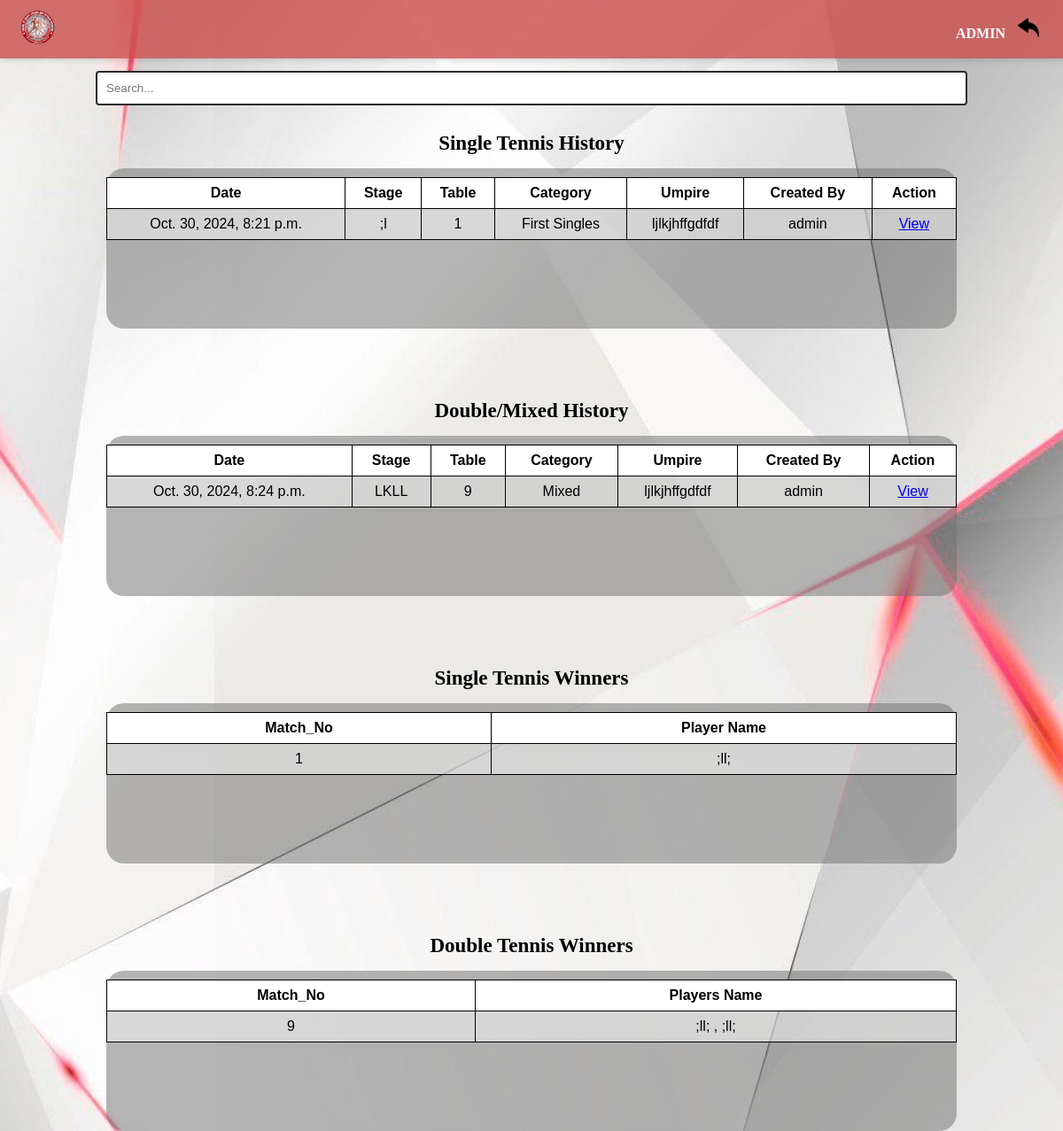
/tennis_history/ (signed in), run on the app's committed database.
### myapp/models.py (models this page shows, shortened)
class CustomUser(AbstractUser):
    SPORT_CHOICES = [
        ('arnis', 'Arnis'),
        ('volleyball', 'Volleyball'),
        ('table_tennis', 'Table Tennis'),
    ]
    userID = models.AutoField(primary_key=True)
    username = models.CharField(max_length=255, unique=True)
    password = models.CharField(max_length=255)  # This field will store hashed passwords
    sport = models.CharField(max_length=20, choices=SPORT_CHOICES, blank=True, null=True)
    is_superuser = models.BooleanField(blank=True, null=True)
    is_admin = models.BooleanField(blank=True, null=True)
    is_staff = models.BooleanField(blank=True, null=True)
    groups = models.ManyToManyField(
        Group,
        blank=True,
        related_name='customuser_set',
        verbose_name='groups'
    )
    user_permissions = models.ManyToManyField(
        Permission,
        blank=True,
        related_name='customuser_set',
        verbose_name='user permissions'
    )
    def __str__(self):
        return self.username

class SingleTennisMatch(models.Model):
    matchID = models.AutoField(primary_key=True)
    yearID = models.ForeignKey(SchoolYear, on_delete=models.CASCADE, null=True, blank=True)
    group = models.CharField(max_length=100, blank=True)
    table = models.CharField(max_length=100, blank=True)
    category = models.CharField(max_length=100, blank=True)
    match_no = models.IntegerField(blank=True, null=True)
    date = models.DateTimeField(blank=True, null=True)
    time = models.CharField(max_length=100, blank=True, null=True)
    stage = models.CharField(max_length=100, blank=True, null=True)
    player1_name = models.ForeignKey(TennisPlayers, related_name='player1', on_delete=models.CASCADE, blank=True, null=True)
    player2_name =models.ForeignKey(TennisPlayers, related_name='player2', on_delete=models.CASCADE, blank=True, null=True)
    player1_timeout = models.IntegerField(blank=True, null=True)
    player2_timeout = models.IntegerField(blank=True, null=True)
    winning_team = models.CharField(max_length=100, blank=True)
    losing_team = models.CharField(max_length=100, blank=True)
    coach1 = models.ForeignKey(TennisCoach, related_name='coach1', on_delete=models.CASCADE, blank=True, null=True)
    coach2 = models.ForeignKey(TennisCoach, related_name='coach2', on_delete=models.CASCADE, blank=True, null=True)
    umpire = models.ForeignKey(TennisUmpire, related_name='umpire', on_delete=models.CASCADE, blank=True, null=True)
    user = models.ForeignKey(CustomUser, on_delete=models.CASCADE)  # Store user reference

class TennisUmpire(models.Model):
    yearID = models.ForeignKey(SchoolYear, on_delete=models.CASCADE)
    umpireID = models.AutoField(primary_key=True)
    umpire_name = models.CharField(max_length=150)
    def __str__(self):
        return self.umpire_name

class DoubleTennisMatch(models.Model):
    matchID = models.AutoField(primary_key=True)
    yearID = models.ForeignKey(SchoolYear, on_delete=models.CASCADE, null=True, blank=True)
    group = models.CharField(max_length=100, blank=True)
    table = models.CharField(max_length=100, blank=True)
    category = models.CharField(max_length=100, blank=True)
    match_no = models.IntegerField(blank=True, null=True)
    date = models.DateTimeField(blank=True, null=True)
    time = models.CharField(max_length=100, blank=True, null=True)
    stage = models.CharField(max_length=100, blank=True, null=True)
    player1_name = models.ForeignKey(TennisPlayers, related_name='double_player1', on_delete=models.CASCADE, blank=True, null=True)
    player2_name =models.ForeignKey(TennisPlayers, related_name='double_player2', on_delete=models.CASCADE, blank=True, null=True)
    player3_name = models.ForeignKey(TennisPlayers, related_name='double_player3', on_delete=models.CASCADE, blank=True, null=True)
    player4_name =models.ForeignKey(TennisPlayers, related_name='double_player4', on_delete=models.CASCADE, blank=True, null=True)
    player1_timeout = models.IntegerField(blank=True, null=True)
    player2_timeout = models.IntegerField(blank=True, null=True)
    winning_team = models.CharField(max_length=100, blank=True)
    losing_team = models.CharField(max_length=100, blank=True)
    coach1 = models.ForeignKey(TennisCoach, related_name='doubles_coach1', on_delete=models.CASCADE, blank=True, null=True)
    coach2 = models.ForeignKey(TennisCoach, related_name='doubles_coach2', on_delete=models.CASCADE, blank=True, null=True)
    umpire = models.ForeignKey(TennisUmpire, related_name='doubles_umpire', on_delete=models.CASCADE, blank=True, null=True)
    user = models.ForeignKey(CustomUser, on_delete=models.CASCADE)  # Store user reference

### myapp/views.py (the view)
# urls.py: path('tennis_history/', views.tennis_history, name='tennis_history'),
@login_required(login_url='/login')
def tennis_history(request):
    singles = SingleTennisMatch.objects.all()
    doubles = DoubleTennisMatch.objects.all()
    context ={
    'singles': singles,
    'doubles': doubles,
    'username': request.user,
    }
    if request.user.sport != 'table_tennis' and not request.user.is_admin:
        messages.error(request, "You are not authorized to access this page.")
        return redirect('myapp:sports')  # Redirect to sport selection page
    return render(request, 'tennis_history.html', context)

### myapp/templates/tennis_history.html (shortened to what this page needs)
{% load static %}
<!DOCTYPE html>
<html lang="en">
<head>
    <link rel="stylesheet" href="{% static 'css/arnis_history.css' %}">
</head>
<header>
    <div class="navbar">
    <div class="logo">
        <img src="{% static 'img/csspe.png' %}" alt="Logo">
    </div>
    <div class="nav-links">
        <ul>
            <li>
                <span>{{ username|upper  }}</span>
            </li>
            <li>
                <a href="javascript:history.back()">
                    <img src="{% static '/img/back.png'%}"  alt="Match History" class="icon" placeholder="icon" />
                </a>
            </li>
        </ul>
    </div>
</div>
</header>
<body>
    <div class="search-container">
        <input type="text" class="search-bar" id="search-input" placeholder="Search...">
    </div>
<h1>Single Tennis History</h1>
<div class= "container">
<table border="1" id="history-table">
    <thead>
        <tr>
            <th>Date</th>
            <th>Stage</th>
            <th>Table</th>
            <th>Category</th>
            <th>Umpire</th>
            <th>Created By</th>
            <th>Action</th>
        </tr>
    </thead>
    <tbody>
        {% for single in singles %}
        <tr>
            <td>{{ single.date }}</td>
            <td>{{ single.stage }}</td>
            <td>{{ single.table }}</td>
            <td>{{ single.category }}</td>
            <td>{{ single.umpire }}</td>
            <td>{{ single.user.username }}</td>
            <td><a href="{% url 'myapp:single_match_view' single.matchID %}">View</a></td>
        </tr>
        {% endfor %}
    </tbody>
</table>
</div>
<h1>Double/Mixed History</h1>
<div class= "container">
<table border="1" id="history-table">
    <thead>
        <tr>
            <th>Date</th>
            <th>Stage</th>
            <th>Table</th>
            <th>Category</th>
            <th>Umpire</th>
            <th>Created By</th>
            <th>Action</th>
        </tr>
    </thead>
    <tbody>
        {% for double in doubles %}
        <tr>
            <td>{{ double.date }}</td>
            <td>{{ double.stage }}</td>
            <td>{{ double.table }}</td>
            <td>{{ double.category }}</td>
            <td>{{ double.umpire }}</td>
            <td>{{ double.user.username }}</td>
            <td><a href="{% url 'myapp:double_match_view' double.matchID %}">View</a></td>
        </tr>
        {% endfor %}
    </tbody>
</table>
</div>
<h1>Single Tennis Winners</h1>
<div class= "container">
<table border="1" id="history-table">
    <thead>
        <tr>
            <th>Match_No</th>
            <th>Player Name</th>
        </tr>
    </thead>
    <tbody>
        {% for single in singles %}
        <tr>
            <td>{{ single.match_no }}</td>
            <td>{{ single.winning_team }}</td>
        </tr>
        {% endfor %}
    </tbody>
</table>
</div>
<h1>Double Tennis Winners</h1>
<div class= "container">
<table border="1" id="history-table">
    <thead>
        <tr>
            <th>Match_No</th>
            <th>Players Name</th>
        </tr>
    </thead>
    <tbody>
        {% for double in doubles %}
        <tr>
            <td>{{ double.match_no }}</td>
            <td>{{ double.winning_team }}</td>
        </tr>
        {% endfor %}
    </tbody>
</table>
</div>
</body>
</html>

### myapp/static/css/arnis_history.css (style rules this page uses)
body { background-image: url('/static/img/log.png'); background-size: cover; background-position: center; background-repeat: no-repeat; background-attachment: fixed; font-family: Georgia, 'Times New Roman', Times, serif; margin: 0; padding: 0; position: relative; }
.navbar { background-color: #ca4f4dcd; color: #fff; display: flex; justify-content: space-between; align-items: center; padding: 3px; font-weight: bold; position: fixed; margin: 0; width: 100%; top: 0; z-index: 1000; box-shadow: 0px 3px 5px rgba(0, 0, 0, 0.1); }
.logo img { height: 40px; margin-left: 20px; }
.nav-links ul { list-style: none; margin-right: 20px; padding: 0; }
.nav-links ul li { display: inline; padding-right: 10px; }
.nav-links ul li a { color: #0b0b0b; text-decoration: none; }
.container { font-family: 'Franklin Gothic Medium', 'Arial Narrow', Arial, sans-serif; background-color: #74747488; margin: 0 auto; width: 80%; padding-top: 10px; border-radius: 20px; padding-bottom: 100px; text-align: center; box-sizing: border-box; justify-content: space-around; }
.icon { width: 24px; height: 24px; }
img { transition: filter 0.3s; }
h1 { font-size: 23px; padding-top: 80px; padding-bottom: 15px; margin: 0 auto; text-align: center; }
table { width: 100%; border-collapse: collapse; }
table, th, td { border: 1px solid #000000; }
th, td { text-align: center; padding: 8px; }
th { background-color: #ffff; }
td { background-color: #ffffff78; }
.search-container { margin: 0 auto; display: flex; justify-content: center; align-items: center; margin-top: 80px; margin-bottom: -50px; }
.search-bar { padding: 10px; width: 80%; border: 2px solid #2c2c2c; border-radius: 4px; }

### data on the page
CustomUser: username "ADMIN"
SingleTennisMatch: date "Oct. 30, 2024, 8:21 p.m.", stage ";l", table "1", category "First Singles", umpire "ljlkjhffgdfdf", user.username "admin", match_no "1", winning_team ";ll;"
DoubleTennisMatch: date "Oct. 30, 2024, 8:24 p.m.", stage "LKLL", table "9", category "Mixed", umpire "ljlkjhffgdfdf", user.username "admin", match_no "9", winning_team ";ll; , ;ll;"
